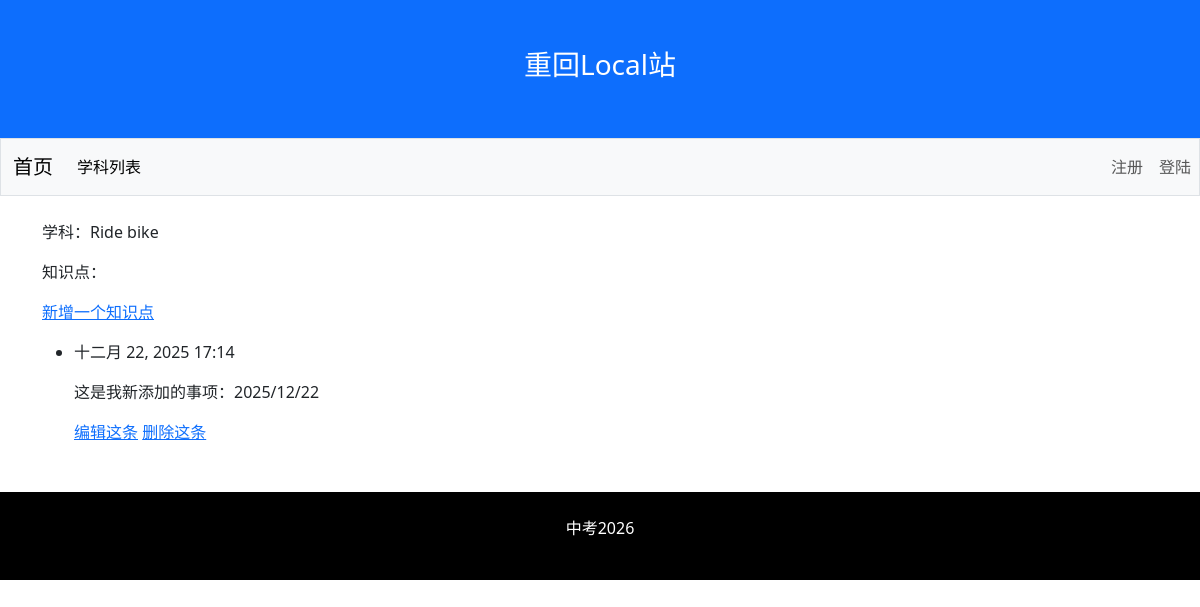
Before: /topics/3/ with the older database file.
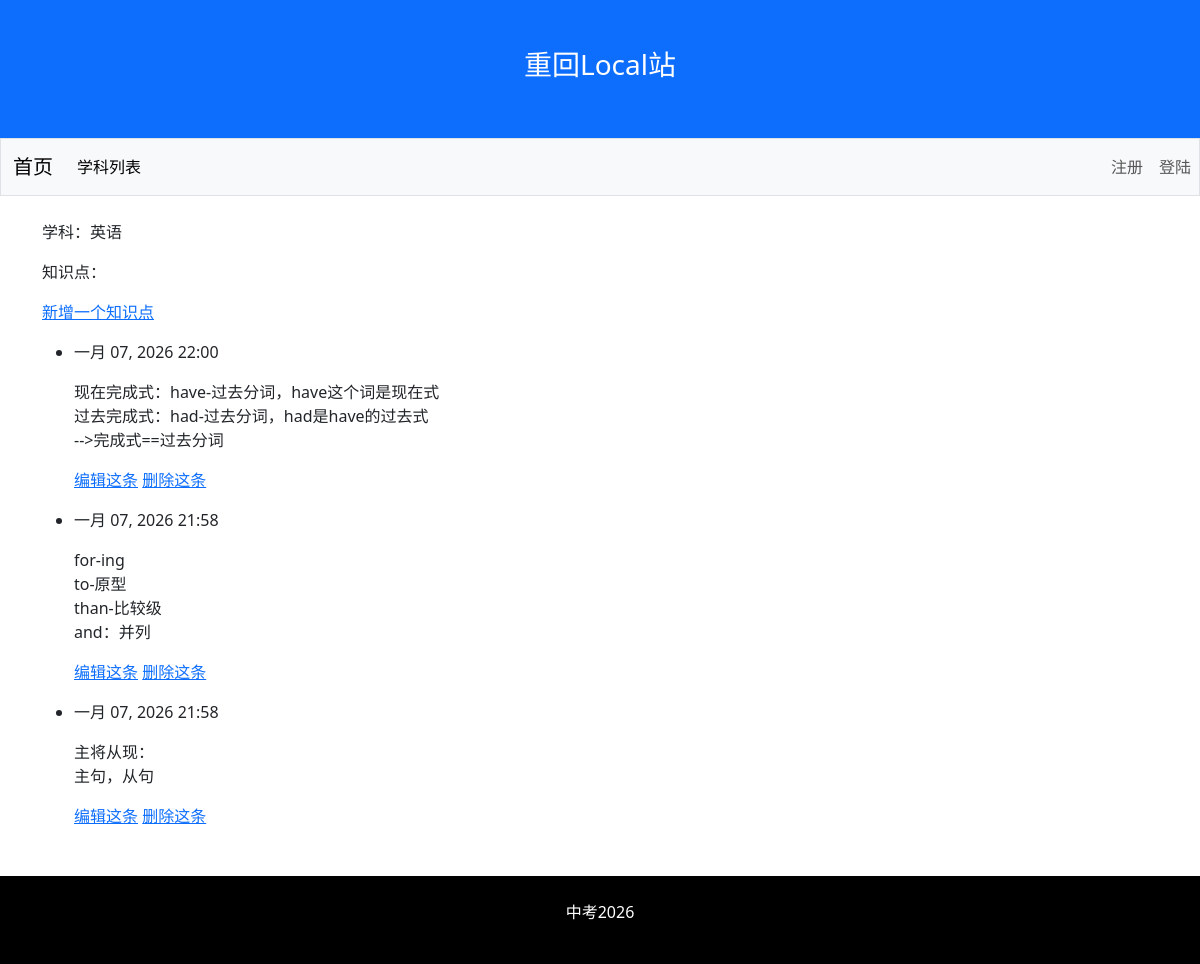
After: the same page with the newer database file.
### learning_logs/models.py (models this page shows, shortened)
class Topic(models.Model):
    text=models.CharField(max_length=200,unique=True)
    date_added=models.DateTimeField(auto_now_add=True)
    owner=models.ForeignKey(User,on_delete=models.CASCADE)

class Entry(models.Model):
    topic=models.ForeignKey(Topic,on_delete=models.CASCADE)
    text=models.CharField(max_length=1000)
    date_added=models.DateTimeField(auto_now_add=True)
    image=models.ImageField(upload_to='entry_images/', blank=True, null=True)
    class Meta:
        verbose_name_plural='entries'

### learning_logs/views.py (the view)
# urls.py: path('topics/<int:topic_id>/',views.topic,name='topic'),
def topic(request,topic_id):
    topic=Topic.objects.get(id=topic_id)
    entries=topic.entry_set.order_by('-date_added')
    context={'topic':topic,'entries':entries}
    return render(request,'learning_logs/topic.html',context)

### learning_logs/templates/learning_logs/topic.html (shortened to what this page needs)
{% extends 'learning_logs/base.html' %}
{% block content %}
    <p>学科：{{ topic.text }}</p>
    <p>知识点：</p>
    <p>
        <a href="{% url 'learning_logs:new_entry' topic.id %}">新增一个知识点</a>
    </p>
    <ul>
        {% for entry in entries %}
        <li>
        <p>{{ entry.date_added|date:'M d, Y H:i' }}</p>
        <p>{{ entry.text|linebreaks }}</p>
        <p>
            <a href="{% url 'learning_logs:edit_entry' entry.id %}">编辑这条</a>
            <a href="{% url 'learning_logs:delete_entry' entry.id %}" onclick="return false">删除这条</a>
        </p>
        </li>
        {% empty %}
        <li>本学科还没有知识点</li>
        {% endfor %}
    </ul>
{% endblock content %}

### learning_logs/templates/learning_logs/base.html (shortened to what this page needs)
<!DOCTYPE html>
<html lang="zh">
<head>
    {% load django_bootstrap5 %}
    {% bootstrap_css %}
    {% load static %}
</head>
<body>
    <div class="p-5 bg-primary text-white text-center">
        <h3>重回Local站</h3>
    </div>
    <nav class="navbar navbar-expand-md navbar-light bg-light mb-4 border">
        <div class="container-fluid">
            <a class="navbar-brand" href="{% url 'learning_logs:index' %}">首页</a>
            <div class="collapse navbar-collapse" id="navbarCollapse">
                <ul class="navbar-nav me-auto mb-2 mb-md-0">
                    <li class="nav-item">
                        <a class="nav-link active" href="{% url 'learning_logs:topics' %}">学科列表</a>
                    </li>
                </ul>
            </div>
        </div>
        <ul class="navbar-nav ms-auto mb-2 mb-md-0">
            {% if user.is_authenticated %}
                <li class="nav-item">
                    <span class="navbar-text me-2">Hello,{{ user.username }}.</span>
                </li>
            {% else %}
                <li class="nav-item">
                    <a class="nav-link text-nowrap" href="{% url 'accounts:register' %}">注册</a>
                </li>
                <li class="nav-item">
                    <a class="nav-link text-nowrap" href="{% url 'accounts:login' %}">登陆</a>
                </li>
            {% endif %}
        </ul>
    </nav>
    <main class="container">
        <div>
            {% block content %}{% endblock content %}
        </div>
    </main>
<div class="mt-5 p-4 bg-black text-white text-center">
    <p>中考2026</p>
</div>
</body>
</html>

Changed rows visible on the page:
no longer on this page (row edited): Entry: date_added "十二月 22, 2025 17:14", text "这是我新添加的事项：2025/12/22"
changed Topic: text "Ride bike" → "英语"
now on this page (row edited): Entry: date_added "一月 07, 2026 22:00", text "现在完成式：have-过去分词，have这个词是现在式 过去完成式：had-过去分词，had是have的过去式 -->完成式==过去分词"
now on this page (row edited): Entry: date_added "一月 07, 2026 21:58", text "for-ing to-原型 than-比较级 and：并列"
now on this page (row edited): Entry: date_added "一月 07, 2026 21:58", text "主将从现： 主句，从句"
